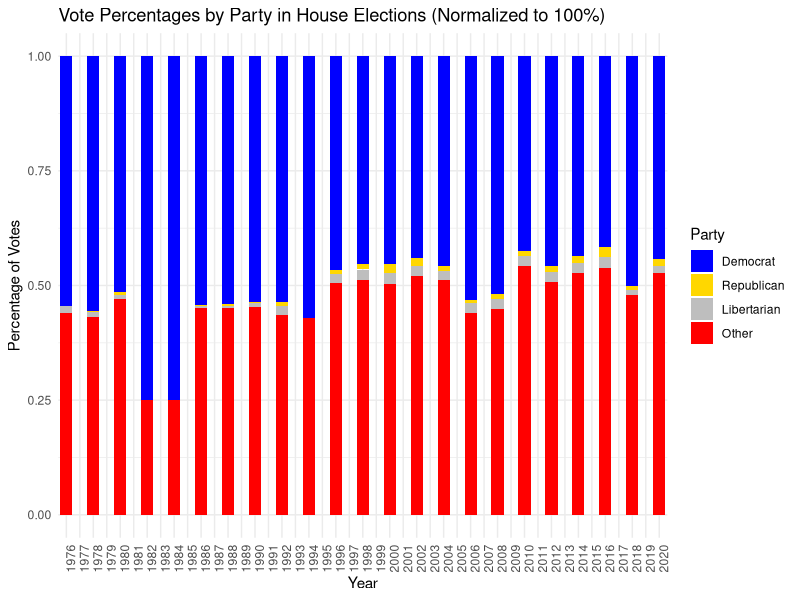

Write R code to recreate this figure.
## ---- chunk 1
joined_data <- read.csv('joined_data.csv')
joined_data
## ---- chunk 2
library(ggplot2)
library(dplyr)
library(tidyr)

# Prepare data for the percentage stacked bar chart
house_party_data <- joined_data %>%
  select(state, year, DEMOCRAT_House, REPUBLICAN_House, LIBERTARIAN_House, OTHER_House, total_house) %>%
  mutate(
    Democrat_Percent = (DEMOCRAT_House / total_house) * 100,
    Republican_Percent = (REPUBLICAN_House / total_house) * 100,
    Libertarian_Percent = (LIBERTARIAN_House / total_house) * 100,
    Other_Percent = (OTHER_House / total_house) * 100
  ) %>%
  select(state, year, Democrat_Percent, Republican_Percent, Libertarian_Percent, Other_Percent) %>%
  pivot_longer(cols = c(Democrat_Percent, Republican_Percent, Libertarian_Percent, Other_Percent),
               names_to = "Party", values_to = "Percent")

# Create the percentage stacked bar chart
ggplot(house_party_data, aes(x = factor(year), y = Percent, fill = Party)) +
  geom_bar(stat = "identity", position = "fill") +
  scale_fill_manual(
    values = c(
      "Democrat_Percent" = "blue",
      "Republican_Percent" = "red",
      "Libertarian_Percent" = "gold",
      "Other_Percent" = "gray"
    ),
    labels = c("Democrat", "Republican", "Libertarian", "Other")
  ) +
  labs(
    title = "Vote Percentages by Party in House Elections (Normalized to 100%)",
    x = "Year",
    y = "Percentage of Votes",
    fill = "Party"
  ) +
  theme_minimal() +
  theme(axis.text.x = element_text(angle = 90, hjust = 1))
